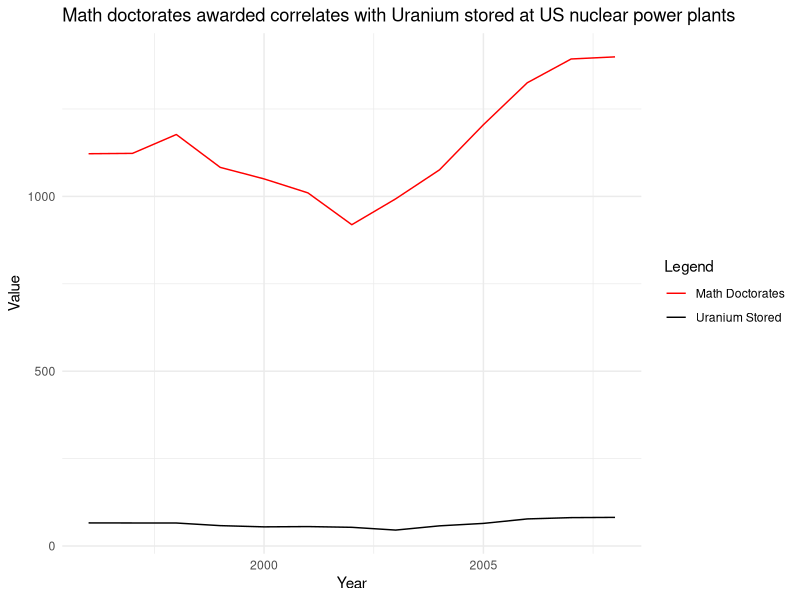

Reproduce this figure in R.
## ---- chunk 1

library(ggplot2)
library(dplyr)

df <- data.frame(
  Year = c(1996, 1997, 1998, 1999, 2000, 2001, 2002, 2003, 2004, 2005, 2006, 2007, 2008),
  MathDoctorates = c(1122, 1123, 1177, 1083, 1050, 1010, 919, 993, 1076, 1205, 1325, 1393, 1399),  # Replace with actual data
  UraniumStored = c(66.1, 65.9, 65.8, 58.3, 54.8, 55.6, 53.5, 45.6, 57.7, 64.7, 77.5, 81.2, 81.9)  # Replace with actual data
)
#DataSource
#https://tylervigen.com/spurious-correlations
#https://www.nsf.gov/statistics/infbrief/nsf11305/
#https://www.census.gov/compendia/statab/2012/tables/12s0937.pdf

ggplot(df, aes(x=Year)) +
  geom_line(aes(y=MathDoctorates, color="Math Doctorates")) +
  geom_line(aes(y=UraniumStored, color="Uranium Stored")) +
  scale_color_manual(values=c("Math Doctorates"="red", "Uranium Stored"="black")) +
  labs(title="Math doctorates awarded correlates with Uranium stored at US nuclear power plants",
       x="Year",
       y="Value",
       color="Legend") +
  theme_minimal()



